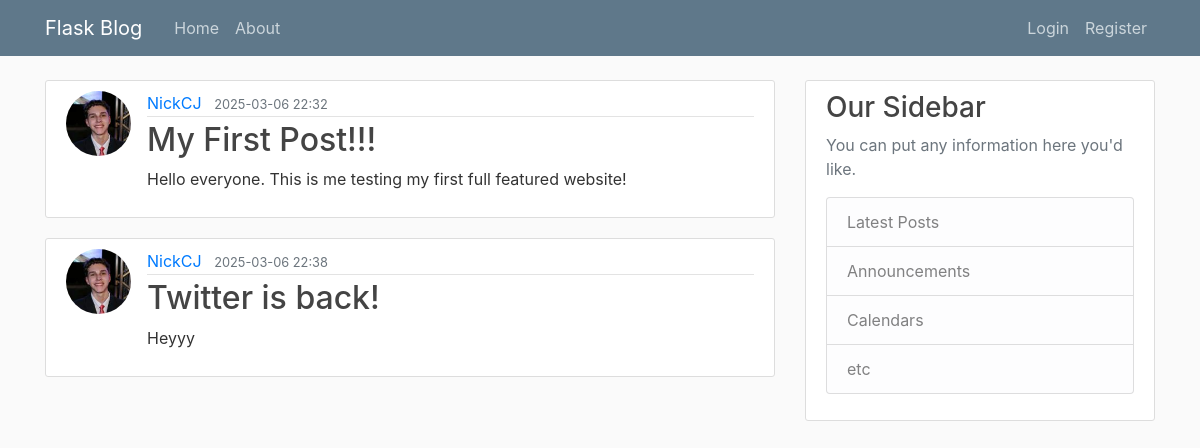
Page /home on the earlier database version.
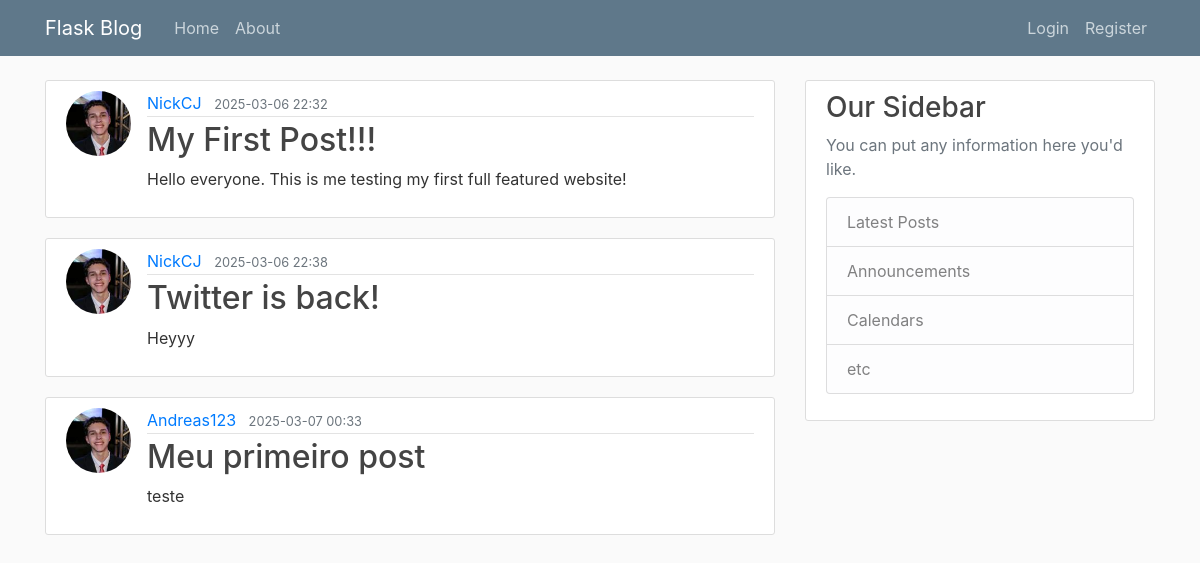
Same page on the later database version.
### flaskblog/models.py (models this page shows, shortened)
class Post(db.Model):
    id = db.Column(db.Integer, primary_key=True)
    title = db.Column(db.String(100), nullable=False)
    date_posted = db.Column(db.DateTime, nullable=False, default=lambda: datetime.now(timezone.utc))
    content = db.Column(db.Text, nullable=False)
    user_id = db.Column(db.Integer, db.ForeignKey('user.id'), nullable=False)
    def __repr__(self):
        return f"Post('{self.title}', '{self.date_posted}')"

class User(db.Model, UserMixin):
    id = db.Column(db.Integer, primary_key=True)
    username = db.Column(db.String(20), unique=True, nullable=False)
    email = db.Column(db.String(120), unique=True, nullable=False)
    image_file = db.Column(db.String(20), nullable=False, default='default.png')
    password = db.Column(db.String(60), nullable=False)
    posts = db.relationship('Post', backref='author', lazy=True)

### flaskblog/routes/blog_routes.py (the view)
@routes.route("/")
@routes.route("/home")
def home_page():
    posts = Post.query.all()
    print(posts)
    return render_template('home.html', posts=posts) #Here we are turning available the posts data to be used in the html file.

### flaskblog/templates/home.html
{% extends "layout.html" %}
{% block content %}
    {% for post in posts %}
        <article class="media content-section">
            <img class="rounded-circle article-img" src="{{ url_for('static', filename='profile_pics/' + post.author.image_file) }}">
            <div class="media-body">
            <div class="article-metadata">
                <a class="mr-2" href="#">{{ post.author.username }}</a>
                <small class="text-muted">{{ post.date_posted.strftime('%Y-%m-%d %H:%M') }}</small>
            </div>
            <h2><a class="article-title" href="#">{{ post.title }}</a></h2>
            <p class="article-content">{{ post.content }}</p>
            </div>
        </article>
    {% endfor %}
{% endblock content %}

### flaskblog/templates/layout.html (shortened to what this page needs)
<!DOCTYPE html>
<html>
    <head>
    <link rel="stylesheet" href="https://cdn.jsdelivr.net/npm/bootstrap@4.4.1/dist/css/bootstrap.min.css">
    <link rel="stylesheet" type="text/css", href="{{ url_for('static', filename='main.css') }}">
    </head>
    <body>
        <header class="site-header">
            <nav class="navbar navbar-expand-md navbar-dark bg-steel fixed-top">
              <div class="container">
                <a class="navbar-brand mr-4" href="/">Flask Blog</a>
                <div class="collapse navbar-collapse" id="navbarToggle">
                  <div class="navbar-nav mr-auto">
                    <a class="nav-item nav-link" href="{{ url_for('routes.home_page') }}">Home</a>
                    <a class="nav-item nav-link" href="{{ url_for('routes.about_page') }}">About</a>
                  </div>
                  <div class="navbar-nav">
                    {% if current_user.is_authenticated %}
                        <a class="nav-item nav-link" href="{{ url_for('routes.new_post') }}">Create Post</a>
                        <a class="nav-item nav-link" href="{{ url_for('routes.account') }}">Account</a>
                        <a class="nav-item nav-link" href="{{ url_for('routes.logout') }}">Logout</a>
                    {% else %}
                        <a class="nav-item nav-link" href="{{ url_for('routes.login') }}">Login</a>
                        <a class="nav-item nav-link" href="{{ url_for('routes.register') }}">Register</a>
                    {% endif %}
                  </div>
                </div>
              </div>
            </nav>
          </header>
          <main role="main" class="container">
            <div class="row">
              <div class="col-md-8">
                {% block content %}{% endblock %}
              </div>
              <div class="col-md-4">
                <div class="content-section">
                  <h3>Our Sidebar</h3>
                  <p class='text-muted'>You can put any information here you'd like.
                    <ul class="list-group">
                      <li class="list-group-item list-group-item-light">Latest Posts</li>
                      <li class="list-group-item list-group-item-light">Announcements</li>
                      <li class="list-group-item list-group-item-light">Calendars</li>
                      <li class="list-group-item list-group-item-light">etc</li>
                    </ul>
                  </p>
                </div>
              </div>
            </div>
          </main>
    </body>
</html>

### flaskblog/static/main.css (style rules this page uses)
body { background: #fafafa; color: #333333; margin-top: 5rem; }
h1, h2, h3, h4, h5, h6 { color: #444444; }
.bg-steel { background-color: #5f788a; }
.site-header .navbar-nav .nav-link { color: #cbd5db; }
.content-section { background: #ffffff; padding: 10px 20px; border: 1px solid #dddddd; border-radius: 3px; margin-bottom: 20px; }
.article-title { color: #444444; }
.article-content { white-space: pre-line; }
.article-img { height: 65px; width: 65px; margin-right: 16px; }
.article-metadata { padding-bottom: 1px; margin-bottom: 4px; border-bottom: 1px solid #e3e3e3 }

Differences in the rows shown:
added Post: image_file (picture), author.username "Andreas123", date_posted "2025-03-07 00:33", title "Meu primeiro post", content "teste"
